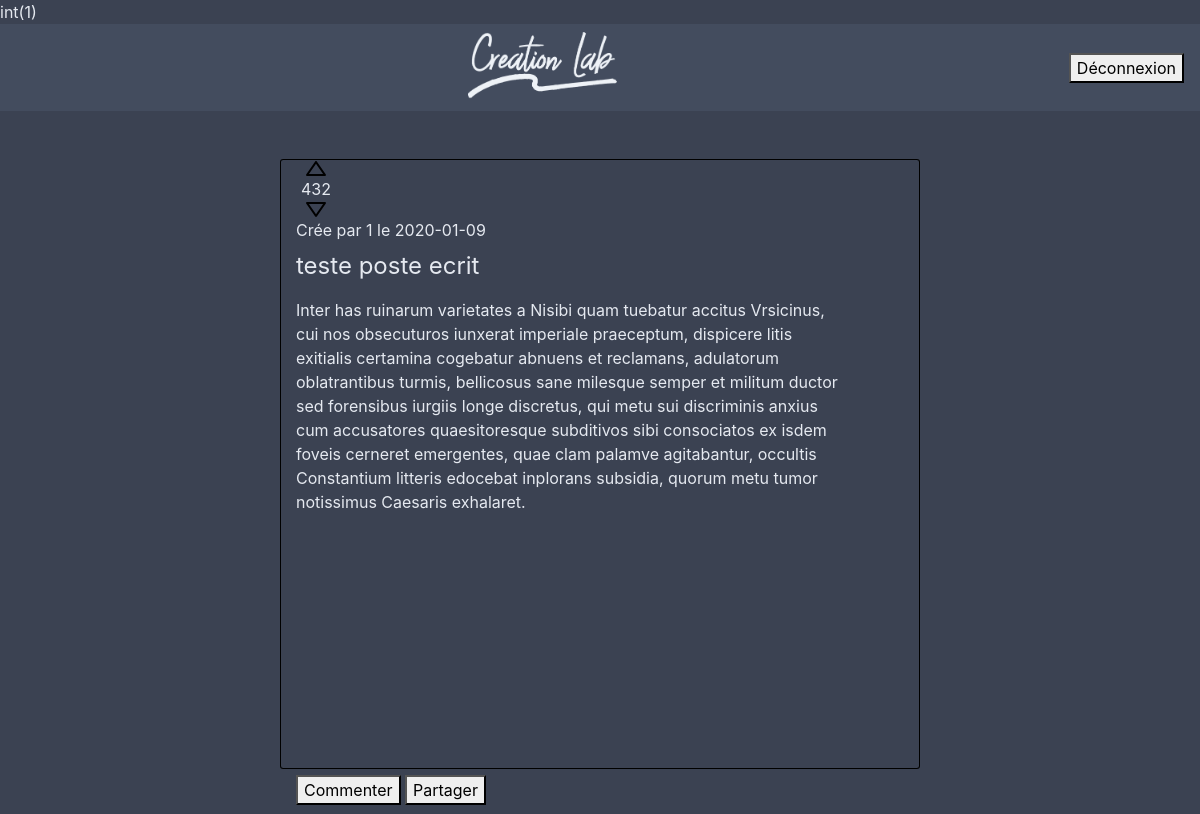
The app's page /autre.php (signed in), older data.
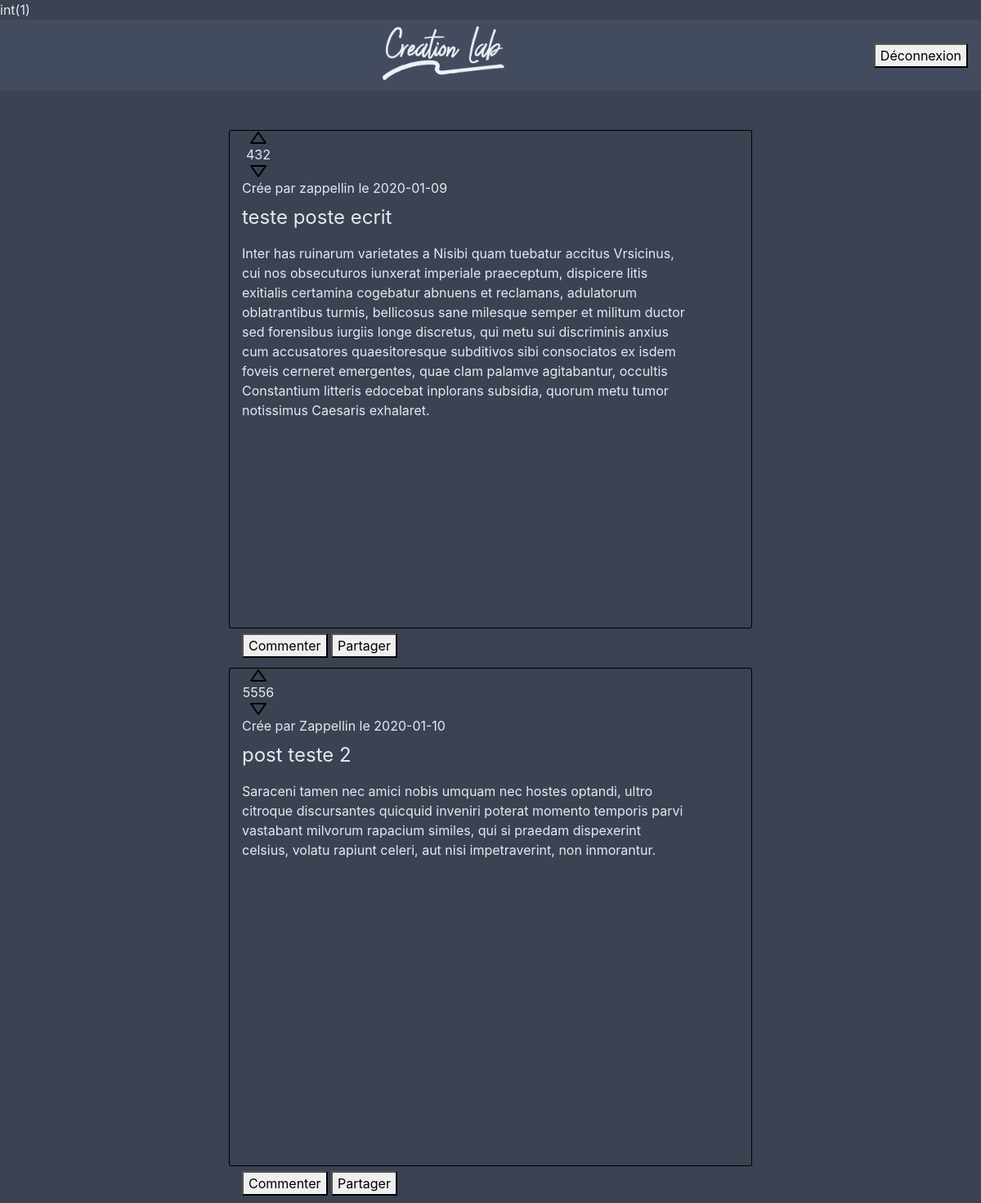
The same page, newer data.
### tables this page shows
CREATE TABLE `post_text` (
  `post_id` int(11) NOT NULL,
  `post_name` varchar(255) DEFAULT NULL,
  `post_desc` text DEFAULT NULL,
  `contenue` longtext DEFAULT NULL,
  `parent_node` int(11) DEFAULT NULL,
  `upvote` int(11) DEFAULT NULL,
  `downvote` int(11) DEFAULT NULL,
  `tag` int(11) DEFAULT NULL,
  `author` varchar(255) NOT NULL,
  `slug` varchar(255) DEFAULT NULL,
  `date_post` date NOT NULL
);

### autre.php (the view, shortened to what this page needs)
<?php
require('db.php');
var_dump($_SESSION['connected']);
?>
<!DOCTYPE html>
<html lang="fr">
<head>
    <link rel="stylesheet" href="css/bootstrap.min.css">
    <link rel="stylesheet" href="css/style.css">
</head>
<body>
<nav class="navbar">
    <span class="logo"><a href="index.php"><img src="image/Creation_Lab.png" alt="logo_creationLab" width="149"
						height="71"></a></span>
    <span><a href="deco.php"><button>Déconnexion</button></a></span>
</nav>
<?php
$get_post = $db->prepare('SELECT * FROM post_text');
$get_post->execute();
$post = $get_post->fetchAll();
?>
<?php for($i = 0; $i < count($post); $i++){?>
<div class="container row post mt-5">
    <div class="vote text-center">
	<button><img src="image/arrow_up.svg" alt="upvote"></button>
	<div class="numberVote"><?php echo ($post[$i]['upvote'] - $post[$i]['downvote']) ?></div>
	<button><img src="image/arrow_down.svg" alt="downvote"></button>
    </div>
    <div class="corps">
	<div class="info">
	   <?php echo "Crée par " . $post[$i]['author'] . " le " . $post[$i]['date_post']; ?>
	</div>
	<div class="title">
	    <?php echo $post[$i]['post_name'] ?>
	</div>
	<div class="contenue">
	   <?php echo $post[$i]['contenue'] ?>
	</div>
	<div class="interaction">
	    <button>Commenter</button>
	    <button>Partager</button>
	</div>
    </div>
</div>
<?php }?>
</body>
</html>

### css/style.css (style rules this page uses)
html { font-family: sans-serif; background-color: #3b4252; }
nav { background-color:#434c5e; }
body { color: #e5e9f0; background-color: #3b4252; }
.logo { margin-left: auto; margin-right: auto; }
.post { border: 1px solid black; height: 610px; width: 640px; margin-left: auto; margin-right: auto; display: flex; border-radius: 0.5%; }
.vote { width: 40px; height: auto; }
.vote button { background: transparent; border: transparent; }
.info { height: 30px; width: 600px; }
.title { font-size: 24px; height: 50px; }
.contenue { height: 80%; width: 90%; }

Row changes from the older to the newer data that the page shows:
changed post_text "teste poste ecrit": author "1" → "zappellin"
added post_text: $post[$i]['upvote'] - $post[$i]['downvote'] "5556", author "Zappellin", date_post "2020-01-10", post_name "post teste 2", contenue "Saraceni tamen nec amici nobis umquam nec hostes optandi, ultro citroque discursantes quicquid inveniri poterat momento temporis parvi vastabant milvorum rapacium similes, qui si praedam dispexerint celsius, volatu rapiunt celeri, aut nisi impetraverint, non inmorantur."
